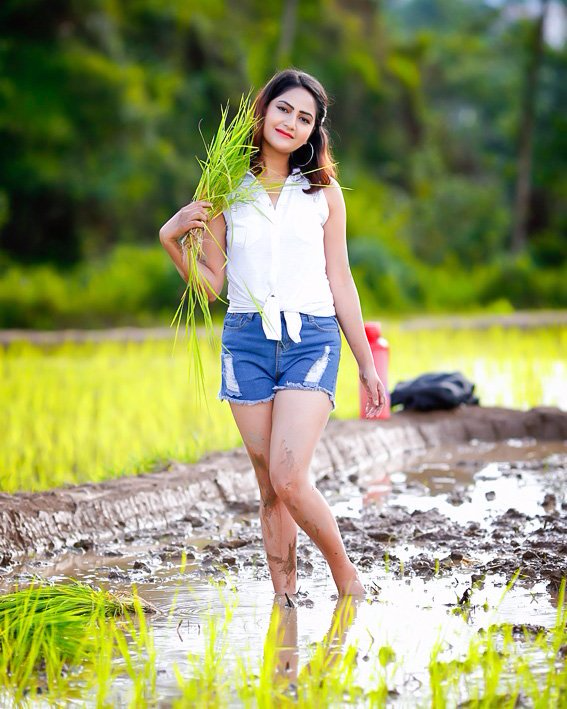
#> input picture img_1.png, 567 x 709 px, found by its file name
$ python make_border.py
#> lines starting #> are read from the running program, lines starting #| are printed output that depends on the picture
import cv2  # Import OpenCV library for image processing
import numpy as np  # Import NumPy (used for handling arrays, though not directly used here)

# Read the image from the specified full file path
img = cv2.imread(r'C:\\Users\\RADHE RADHE\\Desktop\\New folder\\jupyter\\open-cv\\openc2\\img_1.png')
#> img is the input picture: shape (709, 567, 3); mean B, G, R 103.6, 152.6, 147.6

# Resize the image to 500x500 pixels for consistency
img = cv2.resize(img, (500, 500))
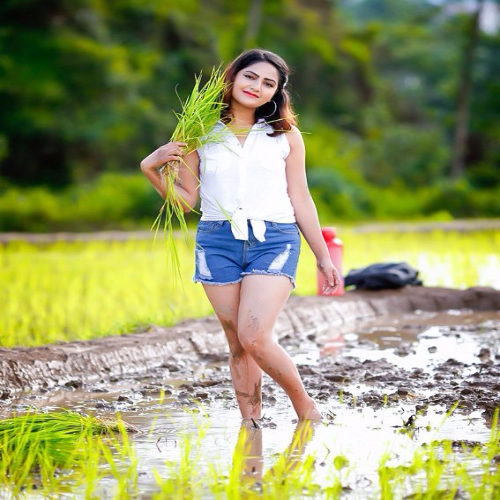
#> img: shape (500, 500, 3); mean B, G, R 103.4, 152.5, 147.5

# Add a border around the image
# Parameters: image, top, bottom, left, right, border type, optional argument (unused here), color value
img_1 = cv2.copyMakeBorder(img, 20, 20, 20, 20, cv2.BORDER_CONSTANT, None, value=2)
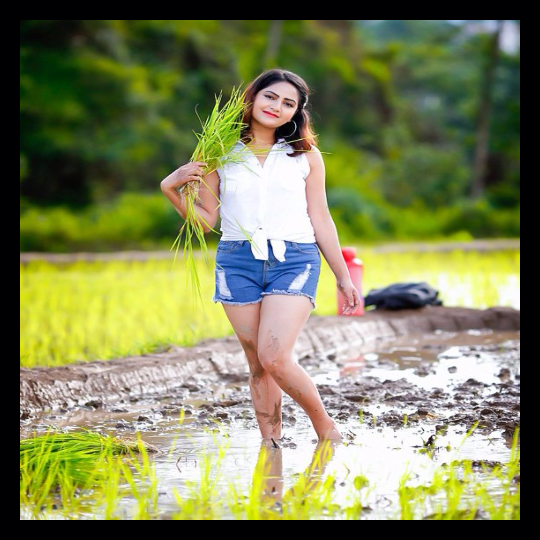
#> img_1: shape (540, 540, 3); mean B, G, R 89, 130.7, 126.5
# 20,20,20,20 → Adds 20 pixels border on all sides (top, bottom, left, right)
# BORDER_CONSTANT → Adds a constant color border
# value=2 → Color of the border; since image is in color, 2 means dark bluish (BGR: (2,2,2))

# Display the final image with border
cv2.imshow('img', img_1)

# Wait indefinitely until a key is pressed
cv2.waitKey(0)

# Close all OpenCV windows
cv2.destroyAllWindows()
